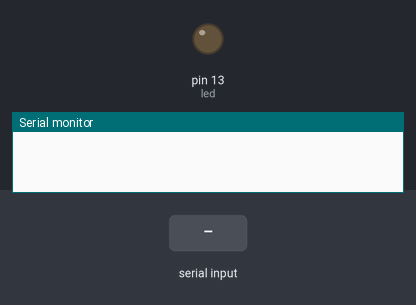
Bench run of a sketch on a simulated Arduino Uno, built with avr-gcc and run on an emulated ATmega328P. Parts: output pins drawn as LEDs (lit = HIGH), the last lines printed to the serial monitor. The inputs (shaded band) are chosen by the test bench.

Above: at 1.2 s.
1.3 s: "a" received over Serial
At 2.3 s:
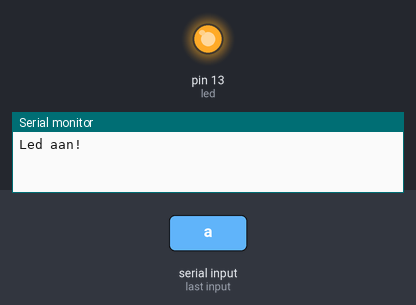
2.8 s: "u" received over Serial
At 3.4 s:
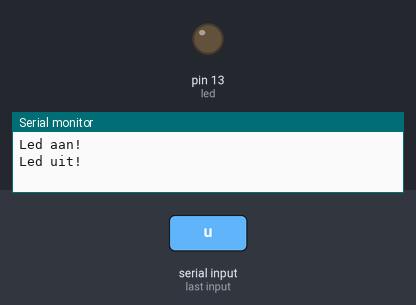
Timing chart, 0 to 5.8 s (numbered marks = the images above; inputs shaded):
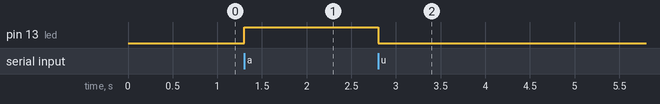

The sketch:

code_testvoorgui_JanHuijghebaert.ino
```cpp
/*
  AUTEUR: Jan Huijghebaert
  BESCHRIJVING: Met deze code heb ik de eerste versie van de GUI getest
*/

int led = 13;
int flag = 0;
char input;

void setup() {
  pinMode(led, OUTPUT);
  Serial.begin(9600);
}

void loop() {
  if(Serial.available() > 0)  {
    input = Serial.read();
    flag = 1;
  }
  if(input == 'a')  {
    digitalWrite(led, HIGH);
    if(flag == 1)  {
      Serial.println("Led aan!");
      flag = 0;
    }
  } else if(input == 'u')  {
    digitalWrite(led, LOW);
    if(flag == 1)  {
      Serial.println("Led uit!");
      flag = 0;
    }
  } else {
  }
}
```

Measured:
- after the input at 1.3 s, pin 13 (led): LOW → HIGH at once
- after the input at 2.8 s, pin 13 (led): HIGH → LOW at once
